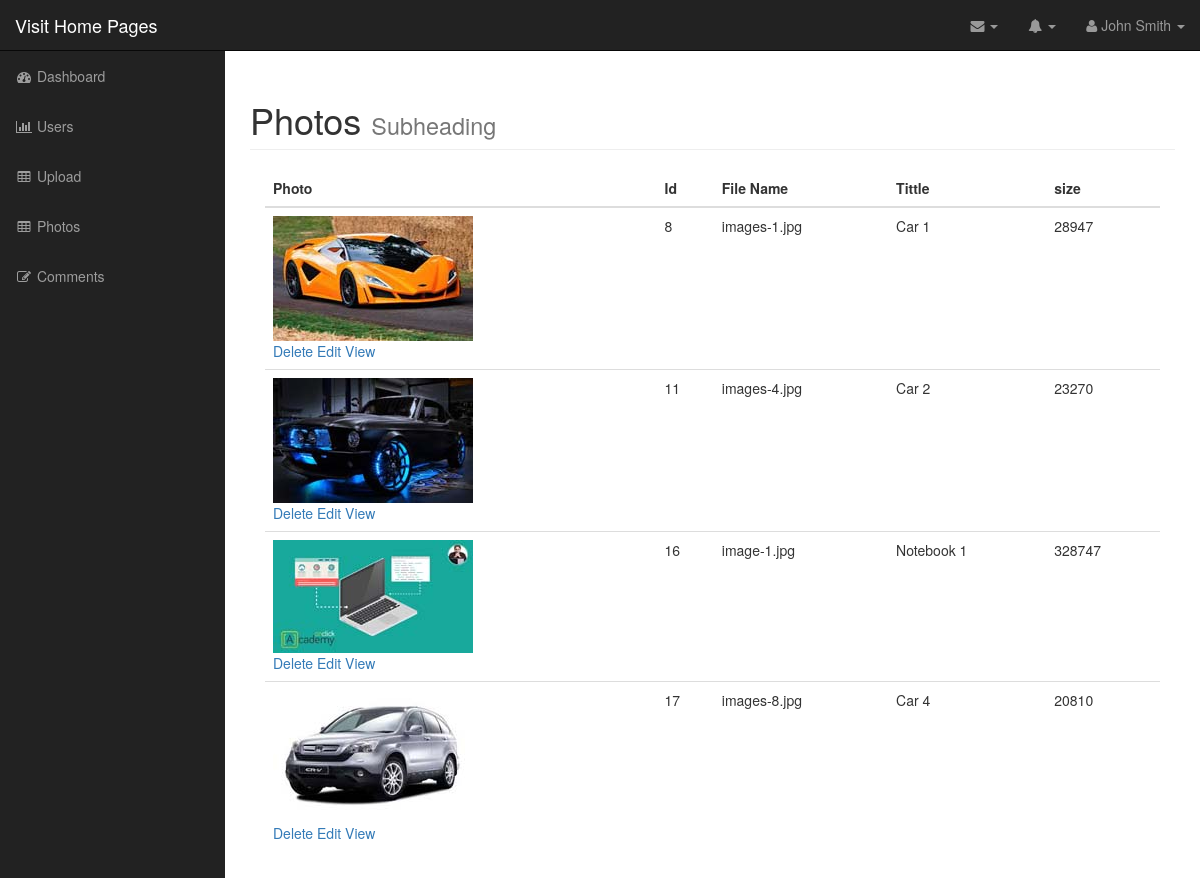
The app's page /admin/photos.php (signed in) with its own data.
### tables this page shows
CREATE TABLE `photos` (
  `id` int(11) NOT NULL,
  `title` varchar(255) NOT NULL,
  `caption` varchar(255) NOT NULL,
  `description` text NOT NULL,
  `filename` varchar(255) NOT NULL,
  `alternate_text` varchar(255) NOT NULL,
  `type` varchar(255) NOT NULL,
  `size` int(11) NOT NULL
);

### admin/includes/database.php (called while the page is built, shortened)
<?php
class Database {
    public $connection;
    public function open_db_connetion(){
        $this->connection = new mysqli(DB_HOST,DB_USER,DB_PASS,DB_NAME);
    }
    public function query($sql) {
        $result = $this->connection->query($sql);
        return $result;
    }
}
$database = new Database();
?>

### admin/includes/db_object.php (called while the page is built, shortened)
<?php
class Db_object
    {
    protected static $db_table = "users";
    public static function find_all() {
    return static::find_by_query("SELECT * FROM ". static::$db_table . " ");
    }
        public static function find_by_query($sql) {
    global $database;
    $result_set = $database->query($sql);
    $the_object_array = array();
    while($row = mysqli_fetch_array($result_set)) {
    $the_object_array[] = static::instantation($row);
    }
    return $the_object_array;
    }
    public static function instantation($the_record) {
        $the_object = new $calling_class;
    foreach($the_record as $the_attribute => $value) {
    if($the_object->has_the_attribute($the_attribute)) {
        $the_object->$the_attribute = $value;
    }
    }
        return $the_object;
    }
    private function has_the_attribute($the_attribute) {
    $object_properties = get_object_vars($this);
    return array_key_exists($the_attribute, $object_properties);
    }
}
?>

### admin/includes/photo.php (called while the page is built, shortened)
<?php
class Photo extends Db_object {
    public $filename;
    public $upload_directory = "images";
    public function picture_path() {
        return $this->upload_directory.DS.$this->filename;
    }
}
?>

### admin/photos.php (the view, shortened to what this page needs)
<?php include("includes/header.php"); ?>
<?php
$photos = Photo::find_all();
?>
<nav class="navbar navbar-inverse navbar-fixed-top" role="navigation">
    <?php include("includes/top_nav.php"); ?>
    <?php include("includes/side_nav.php"); ?>
</nav>
<div id="page-wrapper">
    <div class="container-fluid">
        <div class="row">
            <div class="col-lg-12">
                <h1 class="page-header">
                    Photos
                    <small>Subheading</small>
                </h1>
                <div class="col-md-12">
                    <table class="table table-hover">
                        <thead>
                            <th>Photo</th>
                            <th>Id</th>
                            <th>File Name</th>
                            <th>Tittle</th>
                            <th>size</th>
                        </thead>
                        <tbody>
                            <?php foreach ($photos as $photo) : ?>
                            <tr>
                                <td><img src="<?php echo $photo->picture_path() ?>" alt="">
                                    <div class="pictures_link">
                                        <a href="delete_photo.php?id=<?php echo $photo->id; ?>">Delete</a>
                                        <a href="edit_photo.php?id=<?php echo $photo->id; ?>">Edit</a>
                                        <a href="#">View</a>
                                    </div>
                                </td>
                                <td><?php echo $photo->id; ?></td>
                                <td><?php echo $photo->filename; ?></td>
                                <td><?php echo $photo->title; ?></td>
                                <td><?php echo $photo->size; ?></td>
                            </tr>
                            <?php endforeach; ?>
                        </tbody>
                    </table>
                </div>
            </div>
        </div>
    </div>
</div>
<?php include("includes/footer.php"); ?>

### admin/includes/header.php (shortened to what this page needs)
<!DOCTYPE html>
<html lang="en">
<head>
    <link href="css/bootstrap.min.css" rel="stylesheet">
    <link href="css/sb-admin.css" rel="stylesheet">
    <link href="font-awesome/css/font-awesome.min.css" rel="stylesheet" type="text/css">
</head>
<body>
    <div id="wrapper">

### admin/includes/top_nav.php (shortened to what this page needs)
<div class="navbar-header">
    <a class="navbar-brand" href="../index.php">Visit Home Pages</a>
</div>
<ul class="nav navbar-right top-nav">
    <li class="dropdown">
        <a href="#" class="dropdown-toggle" data-toggle="dropdown"><i class="fa fa-envelope"></i> <b
                class="caret"></b></a>
    </li>
    <li class="dropdown">
        <a href="#" class="dropdown-toggle" data-toggle="dropdown"><i class="fa fa-bell"></i> <b class="caret"></b></a>
    </li>
    <li class="dropdown">
        <a href="#" class="dropdown-toggle" data-toggle="dropdown"><i class="fa fa-user"></i> John Smith <b
                class="caret"></b></a>
    </li>
</ul>

### admin/includes/side_nav.php
<div class="collapse navbar-collapse navbar-ex1-collapse">
    <ul class="nav navbar-nav side-nav">
        <li>
            <a href="index.php"><i class="fa fa-fw fa-dashboard"></i> Dashboard</a>
        </li>
        <li>
            <a href="users.php"><i class="fa fa-fw fa-bar-chart-o"></i> Users</a>
        </li>
        <li>
            <a href="uploads.php"><i class="fa fa-fw fa-table"></i> Upload</a>
        </li>
        <li>
            <a href="photos.php"><i class="fa fa-fw fa-table"></i> Photos</a>
        </li>
        <li>
            <a href="comments.php"><i class="fa fa-fw fa-edit"></i> Comments</a>
        </li>
    </ul>
</div>

### admin/includes/footer.php (shortened to what this page needs)
  </div>
</body>
</html>

### admin/css/sb-admin.css (style rules this page uses)
body { margin-top: 100px; background-color: #222; }
@media (min-width:768px) { body { margin-top: 50px; } }
#wrapper { padding-left: 0; }
#page-wrapper { width: 100%; padding: 0; background-color: #fff; }
@media (min-width:768px) { #wrapper { padding-left: 225px; } }
@media (min-width:768px) { #page-wrapper { padding: 10px; } }
.top-nav { padding: 0 15px; }
.top-nav>li { display: inline-block; float: left; }
.top-nav>li>a { padding-top: 15px; padding-bottom: 15px; line-height: 20px; color: #999; }
@media (min-width:768px) { .side-nav { position: fixed; top: 51px; left: 225px; width: 225px; margin-left: -225px; border: none; border-radius: 0; overflow-y: auto; background-color: #222; } }
@media (min-width:768px) { .side-nav>li>a { width: 225px; } }

### records on screen
photos: filename (picture), id "8", filename "images-1.jpg", title "Car 1", size "28947"
photos: filename (picture), id "11", filename "images-4.jpg", title "Car 2", size "23270"
photos: filename (picture), id "16", filename "image-1.jpg", title "Notebook 1", size "328747"
photos: filename (picture), id "17", filename "images-8.jpg", title "Car 4", size "20810"
